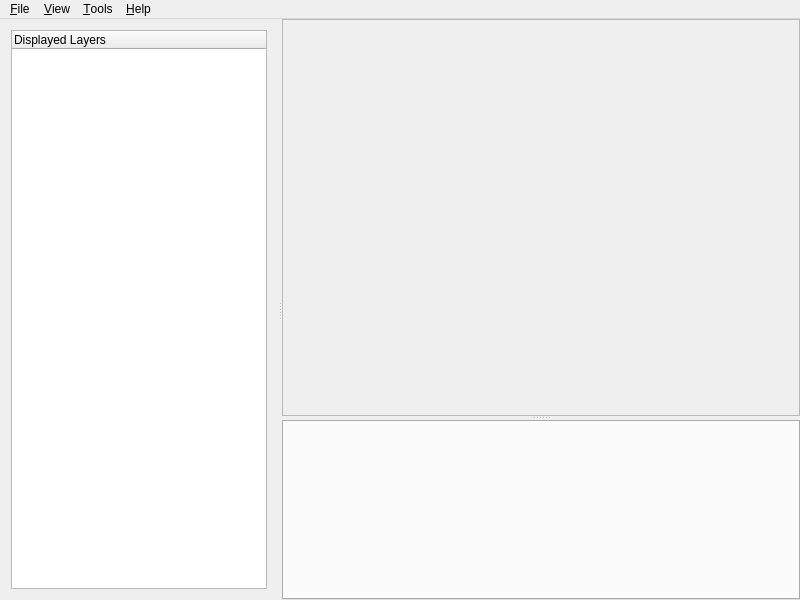
<?xml version="1.0" encoding="UTF-8"?>
<ui version="4.0">
 <class>MainWindow</class>
 <widget class="QMainWindow" name="MainWindow">
  <property name="geometry">
   <rect>
    <x>0</x>
    <y>0</y>
    <width>800</width>
    <height>600</height>
   </rect>
  </property>
  <property name="sizePolicy">
   <sizepolicy hsizetype="Preferred" vsizetype="Preferred">
    <horstretch>1</horstretch>
    <verstretch>0</verstretch>
   </sizepolicy>
  </property>
  <property name="windowTitle">
   <string>Updraft</string>
  </property>
  <widget class="QWidget" name="centralWidget">
   <layout class="QGridLayout" name="gridLayout_3">
    <property name="margin">
     <number>0</number>
    </property>
    <item row="0" column="0">
     <widget class="QSplitter" name="splitter">
      <property name="orientation">
       <enum>Qt::Horizontal</enum>
      </property>
      <widget class="QWidget" name="layoutWidget">
       <layout class="QVBoxLayout" name="verticalLayout">
        <item>
         <widget class="QTreeWidget" name="treeWidget_2">
          <property name="sizePolicy">
           <sizepolicy hsizetype="Expanding" vsizetype="Minimum">
            <horstretch>0</horstretch>
            <verstretch>0</verstretch>
           </sizepolicy>
          </property>
          <property name="contextMenuPolicy">
           <enum>Qt::CustomContextMenu</enum>
          </property>
          <property name="lineWidth">
           <number>0</number>
          </property>
          <column>
           <property name="text">
            <string>Displayed Layers</string>
           </property>
          </column>
         </widget>
        </item>
       </layout>
      </widget>
      <widget class="QSplitter" name="splitter_2">
       <property name="sizePolicy">
        <sizepolicy hsizetype="Expanding" vsizetype="Expanding">
         <horstretch>4</horstretch>
         <verstretch>0</verstretch>
        </sizepolicy>
       </property>
       <property name="orientation">
        <enum>Qt::Vertical</enum>
       </property>
       <widget class="QFrame" name="frame">
        <property name="sizePolicy">
         <sizepolicy hsizetype="Expanding" vsizetype="Expanding">
          <horstretch>0</horstretch>
          <verstretch>1</verstretch>
         </sizepolicy>
        </property>
        <property name="minimumSize">
         <size>
          <width>100</width>
          <height>100</height>
         </size>
        </property>
        <property name="frameShape">
         <enum>QFrame::StyledPanel</enum>
        </property>
        <property name="frameShadow">
         <enum>QFrame::Raised</enum>
        </property>
        <layout class="QVBoxLayout" name="layoutFrame">
         <property name="margin">
          <number>0</number>
         </property>
        </layout>
       </widget>
       <widget class="QTabWidget" name="tabWidget">
        <property name="sizePolicy">
         <sizepolicy hsizetype="Expanding" vsizetype="Fixed">
          <horstretch>0</horstretch>
          <verstretch>0</verstretch>
         </sizepolicy>
        </property>
        <property name="minimumSize">
         <size>
          <width>0</width>
          <height>180</height>
         </size>
        </property>
        <property name="tabsClosable">
         <bool>true</bool>
        </property>
        <property name="movable">
         <bool>true</bool>
        </property>
       </widget>
      </widget>
     </widget>
    </item>
   </layout>
  </widget>
  <widget class="QMenuBar" name="menuBar">
   <property name="geometry">
    <rect>
     <x>0</x>
     <y>0</y>
     <width>800</width>
     <height>19</height>
    </rect>
   </property>
   <widget class="QMenu" name="menuFile">
    <property name="title">
     <string>&amp;File</string>
    </property>
   </widget>
   <widget class="QMenu" name="menuView">
    <property name="title">
     <string>&amp;View</string>
    </property>
   </widget>
   <widget class="QMenu" name="menuTools">
    <property name="title">
     <string>&amp;Tools</string>
    </property>
   </widget>
   <widget class="QMenu" name="menuHelp">
    <property name="title">
     <string>&amp;Help</string>
    </property>
   </widget>
   <addaction name="menuFile"/>
   <addaction name="menuView"/>
   <addaction name="menuTools"/>
   <addaction name="menuHelp"/>
  </widget>
 </widget>
 <layoutdefault spacing="6" margin="11"/>
 <resources/>
 <connections/>
</ui>
